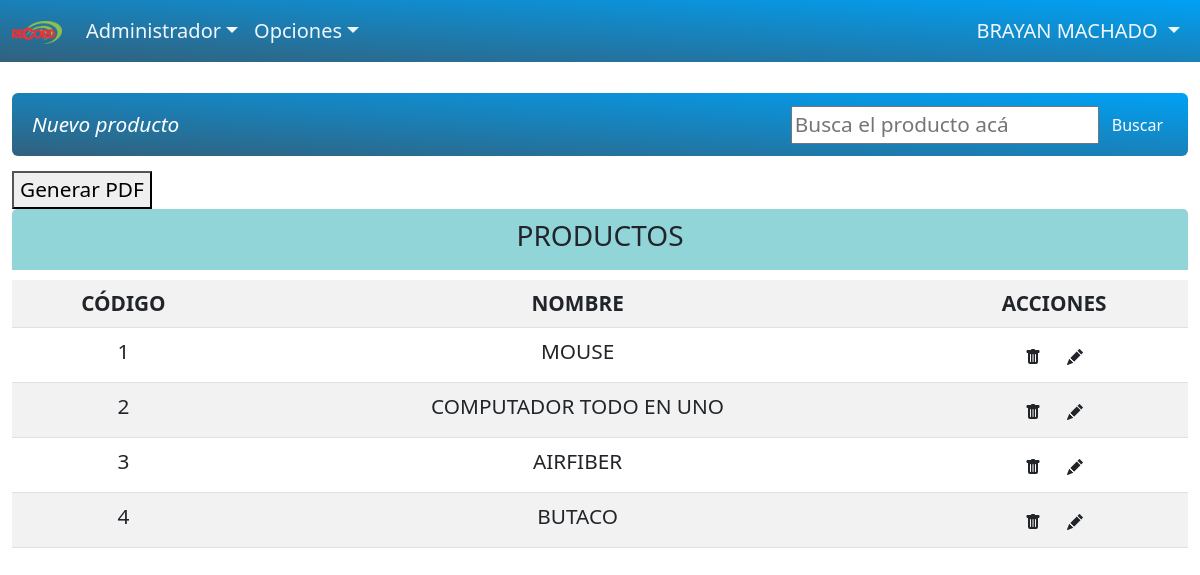
Page /administrador/producto.php (signed in) on the committed database.
### tables this page shows
CREATE TABLE `producto` (
  `id` int NOT NULL,
  `nombre_producto` varchar(255) NOT NULL,
  `estado` int DEFAULT NULL
);

### administrador/producto.php (the view, shortened to what this page needs)
<?php
include_once "../database/db.php";
?>
<!DOCTYPE html>
<html lang="en">
<head>
    <link rel="stylesheet" href="https://cdn.jsdelivr.net/npm/bootstrap@5.2.3/dist/css/bootstrap.min.css">
    <link rel="stylesheet" href="../css/activos.css">
</head>
<body>
    <?php
    include('header.php');
    ?>
    <br>
    <div class="container">
        <nav class="navbar navsep navbar-expand-sm navbar-rednav bg-rednav rounded">
            <div class="container-fluid">
                <div class="navbar-collapse" id="mynavbar">
                    <ul class="navbar-nav me-auto">
                        <li class="nav-item">
                            <i>
                                <a class="nav-item nav-link bi bi-plus-square-dotted"
                                    href="pantallas/crear_producto.php"> Nuevo producto</a>
                            </i>
                        </li>
                    </ul>
                    <form class="d-flex">
                        <input placeholder="Busca el producto acá" onchange="this.form.requestSubmit()" type="text"
                            name="query_text" id="query_text">
                        <button class="btn btn-secondary" type="button">Buscar</button>
                    </form>
                </div>
            </div>
        </nav>
        <button onclick="generarPDF()">Generar PDF</button>
        <div class="row">
            <div class="col-md-8">
                <center>
                    <div class="tzona">
                        <h3>PRODUCTOS</h3>
                    </div>
                </center>
                <table class="bigtables table  table-striped table-hover ">
                    <tbody>
                        <tr class="text-dark">
                            <th>CÓDIGO</th>
                            <th>NOMBRE</th>
                            <th>ACCIONES</th>
                        </tr>
                        <?php
                            $sql="SELECT * from producto";
                            $result=mysqli_query($conexion,$sql);
                            while($mostrar=mysqli_fetch_array($result)){
                            ?>
                        <tr>
                            <td><?php echo $mostrar['id']?></td>
                            <td><?php echo $mostrar['nombre_producto']?></td>
                            <td>
                                <i class="separar">
                                    <form class="button_to" method="post" action=""><input type="hidden" name="_method"
                                            value="delete" autocomplete="off"><button class="bi bi-trash  text-dark btn"
                                            data-turbo-confirm="Estás seguro?" type="submit"></button><input type="hidden" name="authenticity_token"
                                            autocomplete="off"></form>
                                    <a title="Editar" class=" bi bi-pencil-fill  text-dark btn" href=""></a>
                                </i>
                            </td>
                        </tr>
                        <?php
                            }
                        ?>
                    </tbody>
                </table>
            </div>
        </div>
    </div>
</body>
</html>

### rows in the picture
producto: id "1", nombre_producto "MOUSE"
producto: id "2", nombre_producto "COMPUTADOR TODO EN UNO"
producto: id "3", nombre_producto "AIRFIBER"
producto: id "4", nombre_producto "BUTACO"

### other values in the picture
$n_usuario "BRAYAN"
$apellidos "MACHADO"
